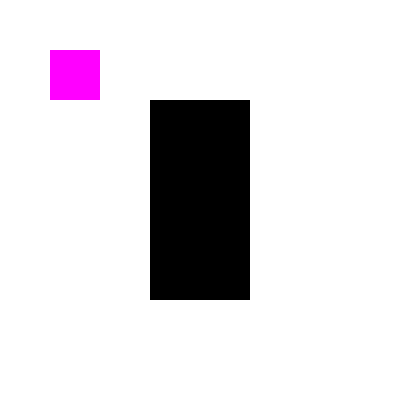
Frame 1 (no input)
Frame 60 (no input): identical to frame 1, image omitted
Frame 120 (the mouse pressed at the canvas centre since frame 60): identical to frame 1, image omitted

The p5.js sketch that drew this single still picture (run headless with seeded random() and noise() and a simulated clock; from frame 60 on, the mouse is pressed at the canvas centre):

// p5.js sketch
// ── sketch.js
let player = {
    x: 50,
    y: 50,
    size: 50
}
let obstacle = {
    x: 150,
    y: 100,
    width: 100,
    height: 200
}

function setup() {
    createCanvas(400, 400);
}

function draw() {
    background(255);
    strokeWeight(0);
    fill(255, 0, 255);
    square(player.x, player.y, player.size);
    fill(0);
    rect(obstacle.x, obstacle.y, obstacle.width, obstacle.height);
    if (keyIsPressed) {
        playerMove();
    }
    }

function playerMove() {
   if (key === 'w' && canMove(0, -1)) {
    player.y--;
   }
    if (key === 'a' && canMove (-1, 0)) {
        player.x--;
    }
    if (key === 's' && canMove (0, 1)) {
         player.y++;
    }
    if (key === 'd' && canMove (1, 0)) {
           player.x++;
    }
}

/**
 * @param {number} xDir -1 = left; +1 = right; 0 otherwise
 * @param {number} yDir -1 = down; +1 = up; 0 otherwise
 */

function canMove(xDir, yDir) {
    let newX = player.x + xDir;
    let newY = player.y + yDir;
    return newX + player.size <= obstacle.x || newX >= obstacle.x + obstacle.width || newY + player.size <= obstacle.y || newY >= obstacle.y + obstacle.height;
}
